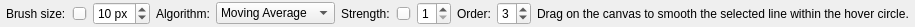
<?xml version="1.0" encoding="UTF-8"?>
<ui version="4.0">
 <class>SmoothToolOptions_Widget</class>
 <widget class="QWidget" name="SmoothToolOptions_Widget">
  <property name="geometry">
   <rect>
    <x>0</x>
    <y>0</y>
    <width>900</width>
    <height>24</height>
   </rect>
  </property>
  <layout class="QHBoxLayout" name="horizontalLayout">
   <property name="leftMargin">
    <number>6</number>
   </property>
   <property name="topMargin">
    <number>2</number>
   </property>
   <property name="rightMargin">
    <number>6</number>
   </property>
   <property name="bottomMargin">
    <number>2</number>
   </property>
   <item>
    <widget class="QLabel" name="smooth_size_label">
     <property name="text">
      <string>Brush size:</string>
     </property>
    </widget>
   </item>
   <item>
    <widget class="QSlider" name="smooth_size_slider">
     <property name="minimum">
      <number>1</number>
     </property>
     <property name="maximum">
      <number>50</number>
     </property>
     <property name="value">
      <number>10</number>
     </property>
     <property name="orientation">
      <enum>Qt::Orientation::Horizontal</enum>
     </property>
     <property name="minimumWidth">
      <number>100</number>
     </property>
    </widget>
   </item>
   <item>
    <widget class="QSpinBox" name="smooth_size_spinbox">
     <property name="minimum">
      <number>1</number>
     </property>
     <property name="maximum">
      <number>50</number>
     </property>
     <property name="value">
      <number>10</number>
     </property>
     <property name="suffix">
      <string> px</string>
     </property>
    </widget>
   </item>
   <item>
    <widget class="QLabel" name="algorithm_label">
     <property name="text">
      <string>Algorithm:</string>
     </property>
    </widget>
   </item>
   <item>
    <widget class="QComboBox" name="algorithm_combo">
     <item>
      <property name="text">
       <string>Moving Average</string>
      </property>
     </item>
     <item>
      <property name="text">
       <string>Polynomial Fit</string>
      </property>
     </item>
    </widget>
   </item>
   <item>
    <widget class="QLabel" name="strength_label">
     <property name="text">
      <string>Strength:</string>
     </property>
    </widget>
   </item>
   <item>
    <widget class="QSlider" name="strength_slider">
     <property name="minimum">
      <number>1</number>
     </property>
     <property name="maximum">
      <number>3</number>
     </property>
     <property name="value">
      <number>1</number>
     </property>
     <property name="orientation">
      <enum>Qt::Orientation::Horizontal</enum>
     </property>
     <property name="minimumWidth">
      <number>60</number>
     </property>
    </widget>
   </item>
   <item>
    <widget class="QSpinBox" name="strength_spinbox">
     <property name="minimum">
      <number>1</number>
     </property>
     <property name="maximum">
      <number>3</number>
     </property>
     <property name="value">
      <number>1</number>
     </property>
    </widget>
   </item>
   <item>
    <widget class="QLabel" name="polynomial_order_label">
     <property name="text">
      <string>Order:</string>
     </property>
    </widget>
   </item>
   <item>
    <widget class="QSpinBox" name="polynomial_order_spinbox">
     <property name="minimum">
      <number>1</number>
     </property>
     <property name="maximum">
      <number>8</number>
     </property>
     <property name="value">
      <number>3</number>
     </property>
    </widget>
   </item>
   <item>
    <widget class="QLabel" name="instruction_label">
     <property name="text">
      <string>Drag on the canvas to smooth the selected line within the hover circle.</string>
     </property>
     <property name="wordWrap">
      <bool>false</bool>
     </property>
    </widget>
   </item>
  </layout>
 </widget>
 <resources/>
 <connections/>
</ui>
